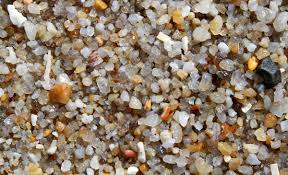
#> input picture Images/sand_fft_lec_7.jfif, 288 x 175 px
$ python fft_lec_7.py
#> lines starting #> are read from the running program, lines starting #| are printed output that depends on the picture
import numpy as np
import cv2

# # Read image
# img = cv2.imread('Images/hut_fft_lec_7.jfif')

# # Convert to greyscale
# img_grey = cv2.cvtColor(img, cv2.COLOR_BGR2GRAY)

# # Show original image
# cv2.imshow('original image', img_grey)
# cv2.waitKey(0)

# # fft
# img_fft = cv2.dft(np.float32(img_grey), flags=cv2.DFT_COMPLEX_OUTPUT)

# # Shift the zero frequency component
# img_fft_shift = np.fft.fftshift(img_fft)

# # Calculate magnitude spectrum for visualization
# img_fft_shift_abs = 10*np.log(cv2.magnitude(img_fft_shift[:,:,0], img_fft_shift[:,:,1]))

# # This will truncate the decimal part and clip values outside [0, 255]
# img_fft_shift_abs = img_fft_shift_abs.astype(np.uint8)

# # Show fft magnitiude image
# cv2.imshow('fft magnitude', img_fft_shift_abs)
# cv2.waitKey(0)


# # Get the zero frequency component magnitude.
# zero_freq_mag = cv2.magnitude(img_fft[:,:,0], img_fft[:,:,1])[0][0]
# print(f'zero frequency component maginitude is {zero_freq_mag}')


# Read image
img = cv2.imread('Images/sand_fft_lec_7.jfif')
#> img is the input picture: shape (175, 288, 3); mean B, G, R 108.7, 127.3, 144.9

# Convert to greyscale
img_grey = cv2.cvtColor(img, cv2.COLOR_BGR2GRAY)
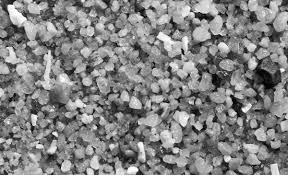
#> img_grey: shape (175, 288); min 0, max 255, mean 130.4

# Show original image
cv2.imshow('original image', img_grey)
cv2.waitKey(0)

# fft
img_fft = cv2.dft(np.float32(img_grey), flags=cv2.DFT_COMPLEX_OUTPUT)

# Shift the zero frequency component
img_fft_shift = np.fft.fftshift(img_fft)

# Calculate magnitude spectrum for visualization
img_fft_shift_abs = 10*np.log(cv2.magnitude(img_fft_shift[:,:,0], img_fft_shift[:,:,1]))
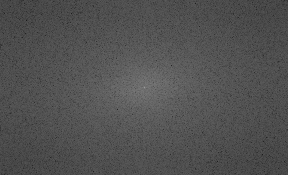
#> img_fft_shift_abs: shape (175, 288) float32; min 27.92, max 157, mean 81.7

# This will truncate the decimal part and clip values outside [0, 255]
img_fft_shift_abs = img_fft_shift_abs.astype(np.uint8)

# Show fft magnitiude image
cv2.imshow('fft magnitude', img_fft_shift_abs)
cv2.waitKey(0)

$ run again, with Images/aliasing1_lec_8.jfif copied over Images/sand_fft_lec_7.jfif
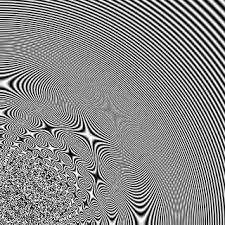
#> input picture Images/aliasing1_lec_8.jfif, 225 x 225 px
#> img is the input picture: shape (225, 225, 3); min 0, max 255, mean 136
#> `img_fft_shift_abs = 10*np.log(cv2.magnitude(img_fft_shift[:,:,0], img_..`:
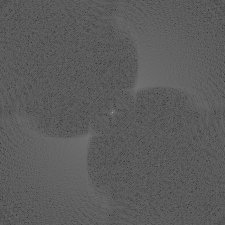
#> img_fft_shift_abs: shape (225, 225) float32; min 44.54, max 157.4, mean 91.9

$ run again, with Images/bw_text_lec_13.jfif copied over Images/sand_fft_lec_7.jfif
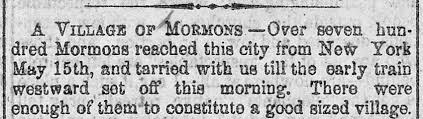
#> input picture Images/bw_text_lec_13.jfif, 423 x 119 px
#> img is the input picture: shape (119, 423, 3); min 0, max 255, mean 183.6
#> `img_fft_shift_abs = 10*np.log(cv2.magnitude(img_fft_shift[:,:,0], img_..`:
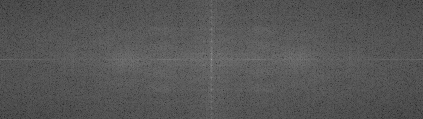
#> img_fft_shift_abs: shape (119, 423) float32; min 40.25, max 160.4, mean 86
